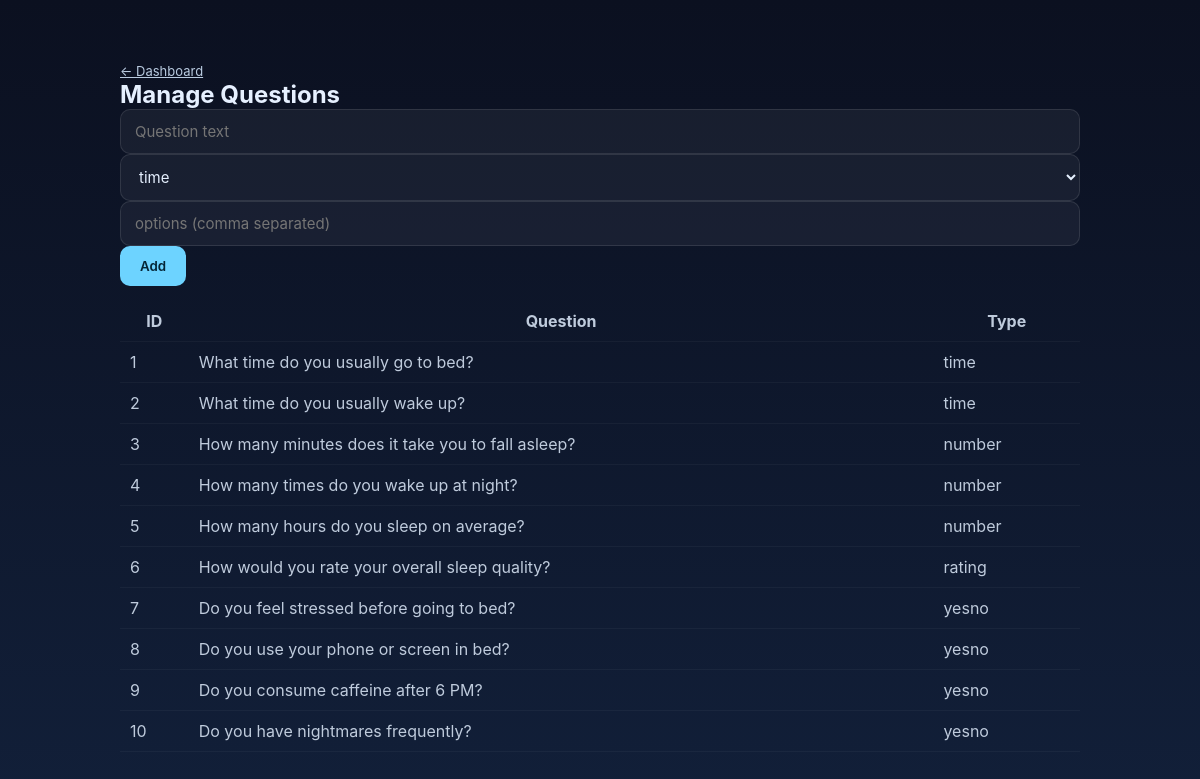
Screenshot of /questions.php (signed in) with the database file from the repository.
### tables this page shows
CREATE TABLE `questions` (
  `id` int(11) NOT NULL,
  `question_text` varchar(255) NOT NULL,
  `input_type` varchar(50) NOT NULL,
  `options` text DEFAULT NULL
);

### questions.php (the view, shortened to what this page needs)
<?php
require 'db.php';
$questions = $pdo->query("SELECT * FROM questions ORDER BY id ASC")->fetchAll();
?>
<!doctype html>
<html>
  <head>
    <link rel="stylesheet" href="style.css">
</head>
<body>
  <div class="container">
    <a href="index.php" class="small">← Dashboard</a>
    <h2>Manage Questions</h2>
    <form method="post" style="margin-bottom:15px">
      <input class="input" name="qtext" placeholder="Question text" required>
      <select class="input" name="itype">
        <option value="time">time</option>
      </select>
      <input class="input" name="opts" placeholder="options (comma separated)" >
      <button class="btn">Add</button>
    </form>
    <table class="table">
      <thead><tr><th>ID</th><th>Question</th><th>Type</th></tr></thead>
      <tbody>
      <?php foreach($questions as $q): ?>
        <tr><td><?=$q['id']?></td><td><?=htmlspecialchars($q['question_text'])?></td><td><?=$q['input_type']?></td></tr>
      <?php endforeach;?>
      </tbody>
    </table>
  </div>
</body></html>

### style.css (style rules this page uses)
:root { --bg1: #0b1020; --bg2: #12203a; --card: rgba(255,255,255,0.06); --accent: #6dd3ff; --glass: rgba(255,255,255,0.06); --muted: #bfcbdc; }
* { box-sizing:border-box; font-family:Inter, Poppins, Arial, sans-serif; }
body { margin:0; background:linear-gradient(180deg,var(--bg1),var(--bg2)); color:#e6f0ff; min-height:100vh; }
.container { max-width:1000px; margin:40px auto; padding:20px; }
h1,h2 { margin:0 }
.btn { background:var(--accent); color:#042536; padding:12px 20px; border-radius:10px; border:none; font-weight:600; cursor:pointer; transition:.25s; }
.input,select { width:100%; padding:12px 14px; border-radius:10px; border:1px solid rgba(255,255,255,0.1); background:rgba(255,255,255,0.05); color:#e6f0ff; font-size:15px; transition:.25s; }
.table { width:100%; border-collapse:collapse; }
.table th,.table td { padding:10px; border-bottom:1px solid rgba(255,255,255,0.04); color:var(--muted); }
.small { font-size:13px; color:#b9cbe0; }

### rows the page displays
questions: id "1", question_text "What time do you usually go to bed?", input_type "time"
questions: id "2", question_text "What time do you usually wake up?", input_type "time"
questions: id "3", question_text "How many minutes does it take you to fall asleep?", input_type "number"
questions: id "4", question_text "How many times do you wake up at night?", input_type "number"
questions: id "5", question_text "How many hours do you sleep on average?", input_type "number"
questions: id "6", question_text "How would you rate your overall sleep quality?", input_type "rating"
questions: id "7", question_text "Do you feel stressed before going to bed?", input_type "yesno"
questions: id "8", question_text "Do you use your phone or screen in bed?", input_type "yesno"
questions: id "9", question_text "Do you consume caffeine after 6 PM?", input_type "yesno"
questions: id "10", question_text "Do you have nightmares frequently?", input_type "yesno"
